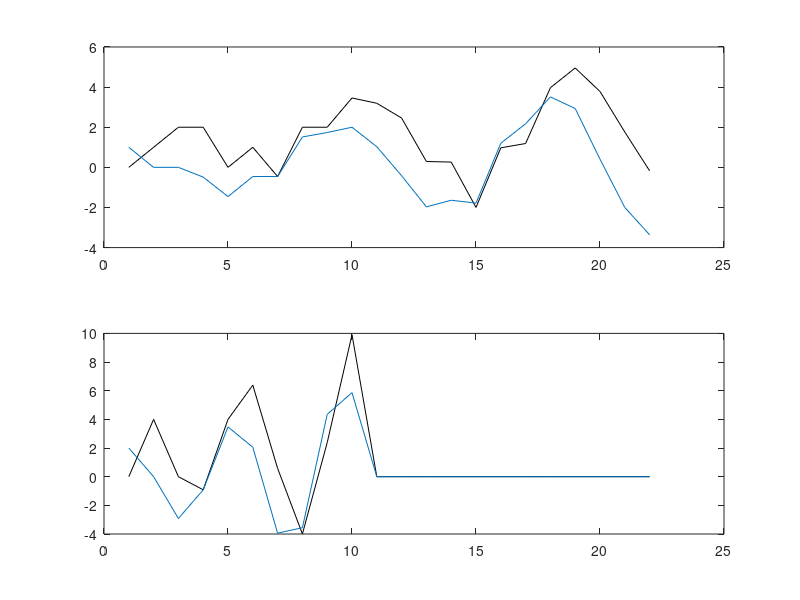

Recreate this plot in MATLAB.
%%Projetar um sistema controlado com ganho: G = [-0,654 0,486] ; xe(0) != x(0)
%A sa�da de pt.4 tem que convergir para refer�ncia. (Realimenta��o com ganho)
%Projetar um Observador de estados, implementar as equac�es do sistema controlado.
%Entra no observador, calcula a vari�vel estimada, entra no ganho, joga no sistema calculado fica neste ciclo at� que a sa�da pareca com a refer�ncia.
%Como implementar as equa��es do sistema controlado da pt.4

close all
clc 

Ts = 0:0.1:1;
x0 = [1; 0];
xe0 = [0; 1];
y0 = [1; 1];
ye0 = [1; 1];

xe = [xe0 zeros(2,length(Ts)-1)];
x = [x0 zeros(2,length(Ts)-1)];
ye = [ye0 zeros(2,length(Ts)-1)];
y = [y0 zeros(2,length(Ts)-1)];

A = [0 1; -1 1];
B = [0; 1];
C = [2 0];
Ge = [0.5; 0];
G = [-0.654 0.486];
R = ones(1,length(Ts)-1);

for i = 1:1:length(Ts)-1
    xe(1:end, i+1) = (A-Ge*C)*xe(1:end,i)+Ge*C*x(1:end,i)+B*R(i);
    x(1:end, i+1) = A*x(1:end,i)+B*R(i)-G*B*xe(1:end,i);
    ye(i) = C*xe(1:end, i)
    y(i) = C*x(1:end, i)
end

figure(1)
subplot(2,1,1)
plot(xe(1:end), 'k')
hold on
plot(x(1:end))
subplot(2,1,2)
plot(ye(1:end), 'k')
hold on
plot(y(1:end))

